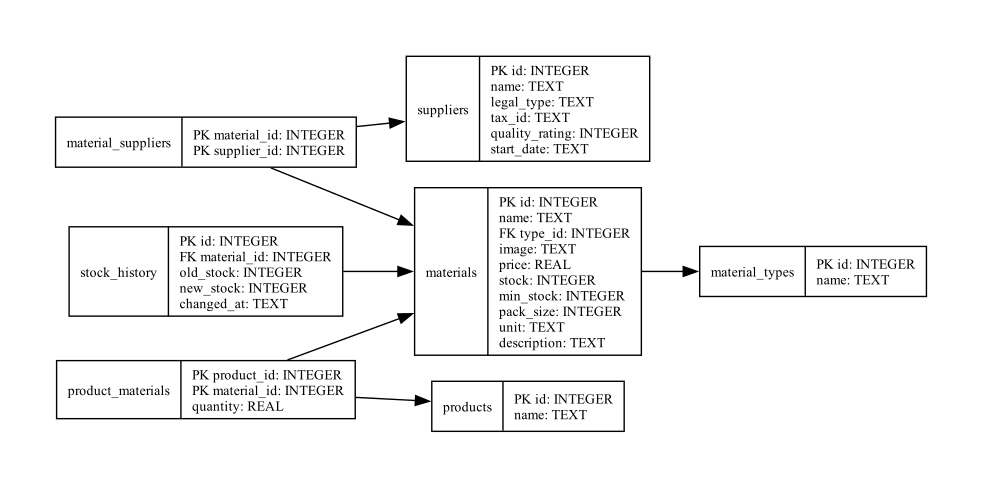

Source code (Python):

from pathlib import Path
import sqlite3

from graphviz import Digraph

# Папка проекта
BASE_DIR = Path(__file__).resolve().parent.parent

# Путь к базе данных
DB_PATH = BASE_DIR / "db" / "materials.sqlite3"

# Путь для сохранения диаграммы
OUTPUT_PATH = BASE_DIR / "docs" / "er_diagram"


def create_er_diagram():
    connection = sqlite3.connect(DB_PATH)

    diagram = Digraph("ER_Diagram", format="pdf")
    diagram.attr(rankdir="LR")
    diagram.attr("node", shape="record", fontsize="10")

    tables = connection.execute(
        """
        SELECT name
        FROM sqlite_master
        WHERE type = 'table'
        AND name NOT LIKE 'sqlite_%'
        ORDER BY name
        """
    ).fetchall()

    for (table_name,) in tables:
        columns = connection.execute(
            f'PRAGMA table_info("{table_name}")'
        ).fetchall()

        foreign_keys = connection.execute(
            f'PRAGMA foreign_key_list("{table_name}")'
        ).fetchall()

        foreign_key_columns = {
            fk[3] for fk in foreign_keys
        }

        fields = []

        for column in columns:
            name = column[1]
            data_type = column[2]
            primary_key = column[5]

            if primary_key:
                name = "PK " + name
            elif name in foreign_key_columns:
                name = "FK " + name

            fields.append(f"{name}: {data_type}")

        label = (
            "{"
            + table_name
            + "|"
            + r"\l".join(fields)
            + r"\l}"
        )

        diagram.node(table_name, label=label)

        for fk in foreign_keys:
            diagram.edge(table_name, fk[2])

    connection.close()

    diagram.render(str(OUTPUT_PATH), cleanup=True)

    print("ER-диаграмма успешно создана!")
    print(OUTPUT_PATH.with_suffix(".pdf"))


if __name__ == "__main__":
    create_er_diagram()
